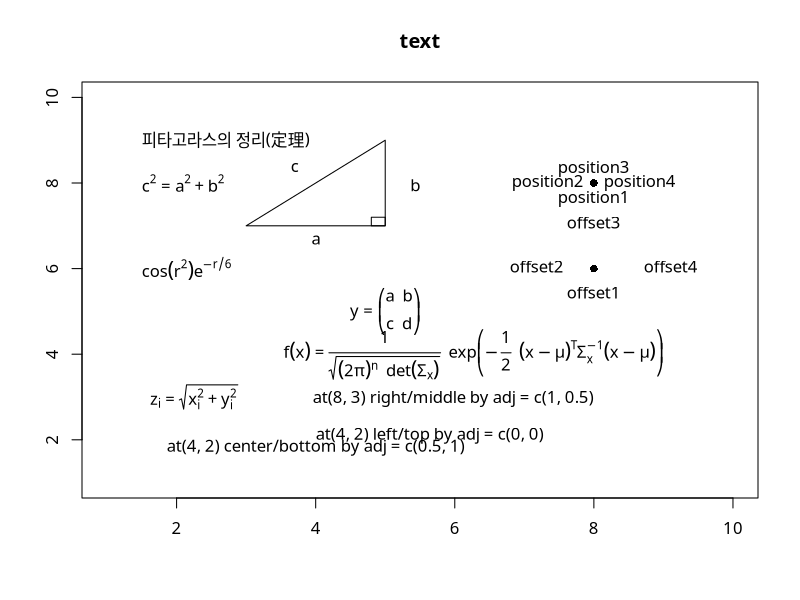

Here is the R script that generated this plot:
par(family="AppleGothic")
plot(1:10,1:10, type="n", xlab="", ylab="", main="text")
text(1.5, 9, adj=0, labels="피타고라스의 정리(定理)")
polygon(c(5, 3, 5), c(9, 7, 7))
polygon(c(5, 5, 4.8, 4.8),c(7, 7.2, 7.2, 7))
text(3.64, 8.36, adj=0, labels="c")
text(3.94, 6.67, adj=0, labels="a")
text(5.36, 7.95, adj=0, labels="b")
text(1.5, 8, adj=0, labels=expression(c^2 == a^2+b^2))         # Example expression labels
text(1.5, 6, adj=0, labels=expression(cos(r^2) * e^{-r/6}))
text(2, 3, adj=0.3, labels=expression(z[i]==sqrt(x[i]^2 + y[i]^2)))
text(9, 4, adj=1, labels=expression(
  f(x) == frac(1, sqrt((2 * pi)^n ~~ det(Sigma[x]))) ~~ exp * bgroup("(",
                                                                     -frac(1, 2) ~~ (x - mu)^T * Sigma[x]^-1 * (x - mu), ")")))
text(5, 5, adj=0.5, labels=expression(y==bgroup("(",atop(a ~~ b, c ~~ d),")")))
points(8, 8, pch=16)                                                        # Example position by pos
text(8, 8, "position1", pos=1)
text(8, 8, "position2", pos=2)
text(8, 8, "position3", pos=3)
text(8, 8, "position4", pos=4)
points(8, 6, pch=16)                                                        # Example offset
text(8, 6, "offset1", pos=1, offset=1)
text(8, 6, "offset2", pos=2, offset=1.5)
text(8, 6, "offset3", pos=3, offset=2)
text(8, 6, "offset4", pos=4, offset=2.5)
text(4, 2, "at(4, 2) left/top by adj = c(0, 0)", adj=c(0, 0))           # Example adj by adj(x, y)
text(4, 2, "at(4, 2) center/bottom by adj = c(0.5, 1)", adj=c(0.5, 1))
text(8, 3, "at(8, 3) right/middle by adj = c(1, 0.5)", adj=c(1, 0.5))

